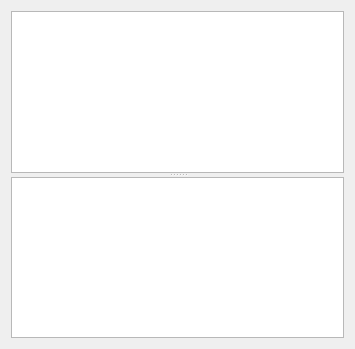
<?xml version="1.0" encoding="UTF-8"?>
<ui version="4.0">
 <class>MessageForm</class>
 <widget class="QWidget" name="MessageForm">
  <property name="geometry">
   <rect>
    <x>0</x>
    <y>0</y>
    <width>355</width>
    <height>349</height>
   </rect>
  </property>
  <property name="windowTitle">
   <string>Form</string>
  </property>
  <property name="windowIcon">
   <iconset resource="../resources/resources.qrc">
    <normaloff>:/icons/OK.png</normaloff>:/icons/OK.png</iconset>
  </property>
  <layout class="QVBoxLayout" name="verticalLayout">
   <item>
    <widget class="QSplitter" name="splitter">
     <property name="orientation">
      <enum>Qt::Vertical</enum>
     </property>
     <widget class="QTextEdit" name="textEdit"/>
     <widget class="QTextEdit" name="textEdit_2"/>
    </widget>
   </item>
  </layout>
 </widget>
 <tabstops>
  <tabstop>textEdit_2</tabstop>
  <tabstop>textEdit</tabstop>
 </tabstops>
 <resources>
  <include location="../resources/resources.qrc"/>
 </resources>
 <connections/>
</ui>
